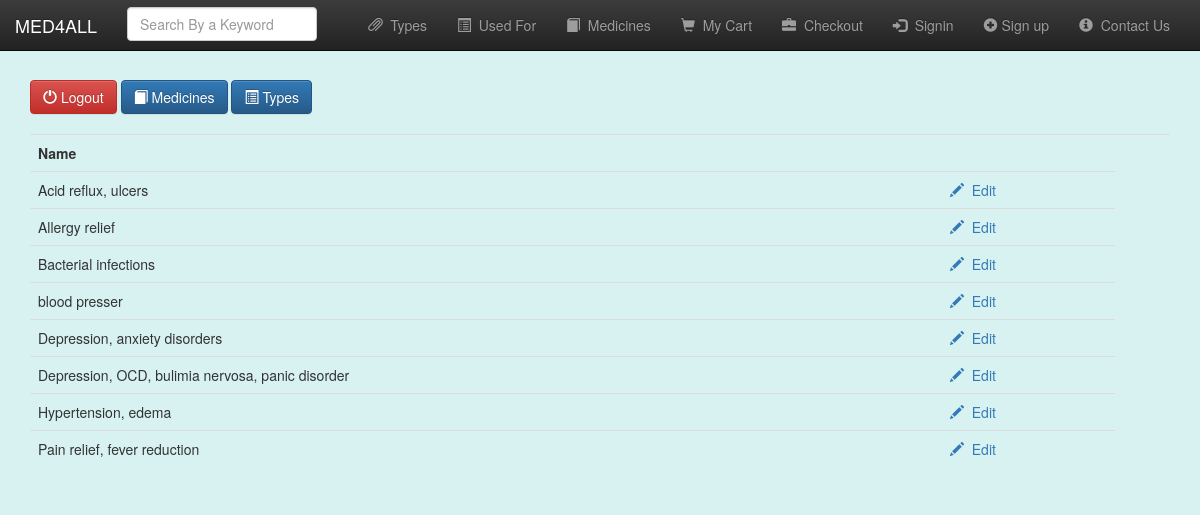
Page /admin_used_for.php (signed in) on the committed database.
### tables this page shows
CREATE TABLE `used_for` (
  `used_for_id` int(10) UNSIGNED NOT NULL,
  `used_for_name` varchar(60) NOT NULL
);

### functions/database_functions.php (called while the page is built, shortened)
<?php
    if (!function_exists("getalluse"))
    {
        function getalluse($conn)
        {
            $query = "SELECT * from used_for ORDER BY used_for_name ASC";
            $result = mysqli_query($conn, $query);
            return $result;
        }
    }
?>

### admin_used_for.php (the view, shortened to what this page needs)
<?php
	require_once "./template/header.php";
	require_once "./functions/database_functions.php";
	$conn = db_connect();
	$result = getalluse($conn);
?>
	<div>
	<a href="admin_signout.php" class="btn btn-danger"><span class="glyphicon glyphicon-off"></span>&nbsp;Logout</a>
	<a href="admin_med.php" class="btn btn-primary"><span class="glyphicon glyphicon-book"></span>&nbsp;Medicines</a>
	<a href="admin_types.php" class="btn btn-primary"><span class="glyphicon glyphicon-list-alt"></span>&nbsp;Types</a>
	</div>
	<table class="table" style="margin-top: 20px">
		<tr>
			<th>Name</th>
			<th>&nbsp;</th>
			<th>&nbsp;</th>
		</tr>
		<?php while($row = mysqli_fetch_assoc($result))
		{ ?>
		<tr>
			<td><?php echo $row['used_for_name']; ?></td>
			<?php
				if( isset($_SESSION['expert']) && $_SESSION['expert']==true)
				{
					echo '<td><a href="admin_edituse.php?useforid=';
					echo $row['used_for_id'];
					echo'"><span class="glyphicon glyphicon-pencil"></span>&nbsp;&nbsp;Edit</a></td>';
				}
			?>
		</tr>
		<?php } ?>
	</table>
<?php
	require_once "./template/footer.php";
?>

### rows in the picture
used_for: used_for_name "Acid reflux, ulcers"
used_for: used_for_name "Allergy relief"
used_for: used_for_name "Bacterial infections"
used_for: used_for_name "blood presser"
used_for: used_for_name "Depression, anxiety disorders"
used_for: used_for_name "Depression, OCD, bulimia nervosa, panic disorder"
used_for: used_for_name "Hypertension, edema"
used_for: used_for_name "Pain relief, fever reduction"
